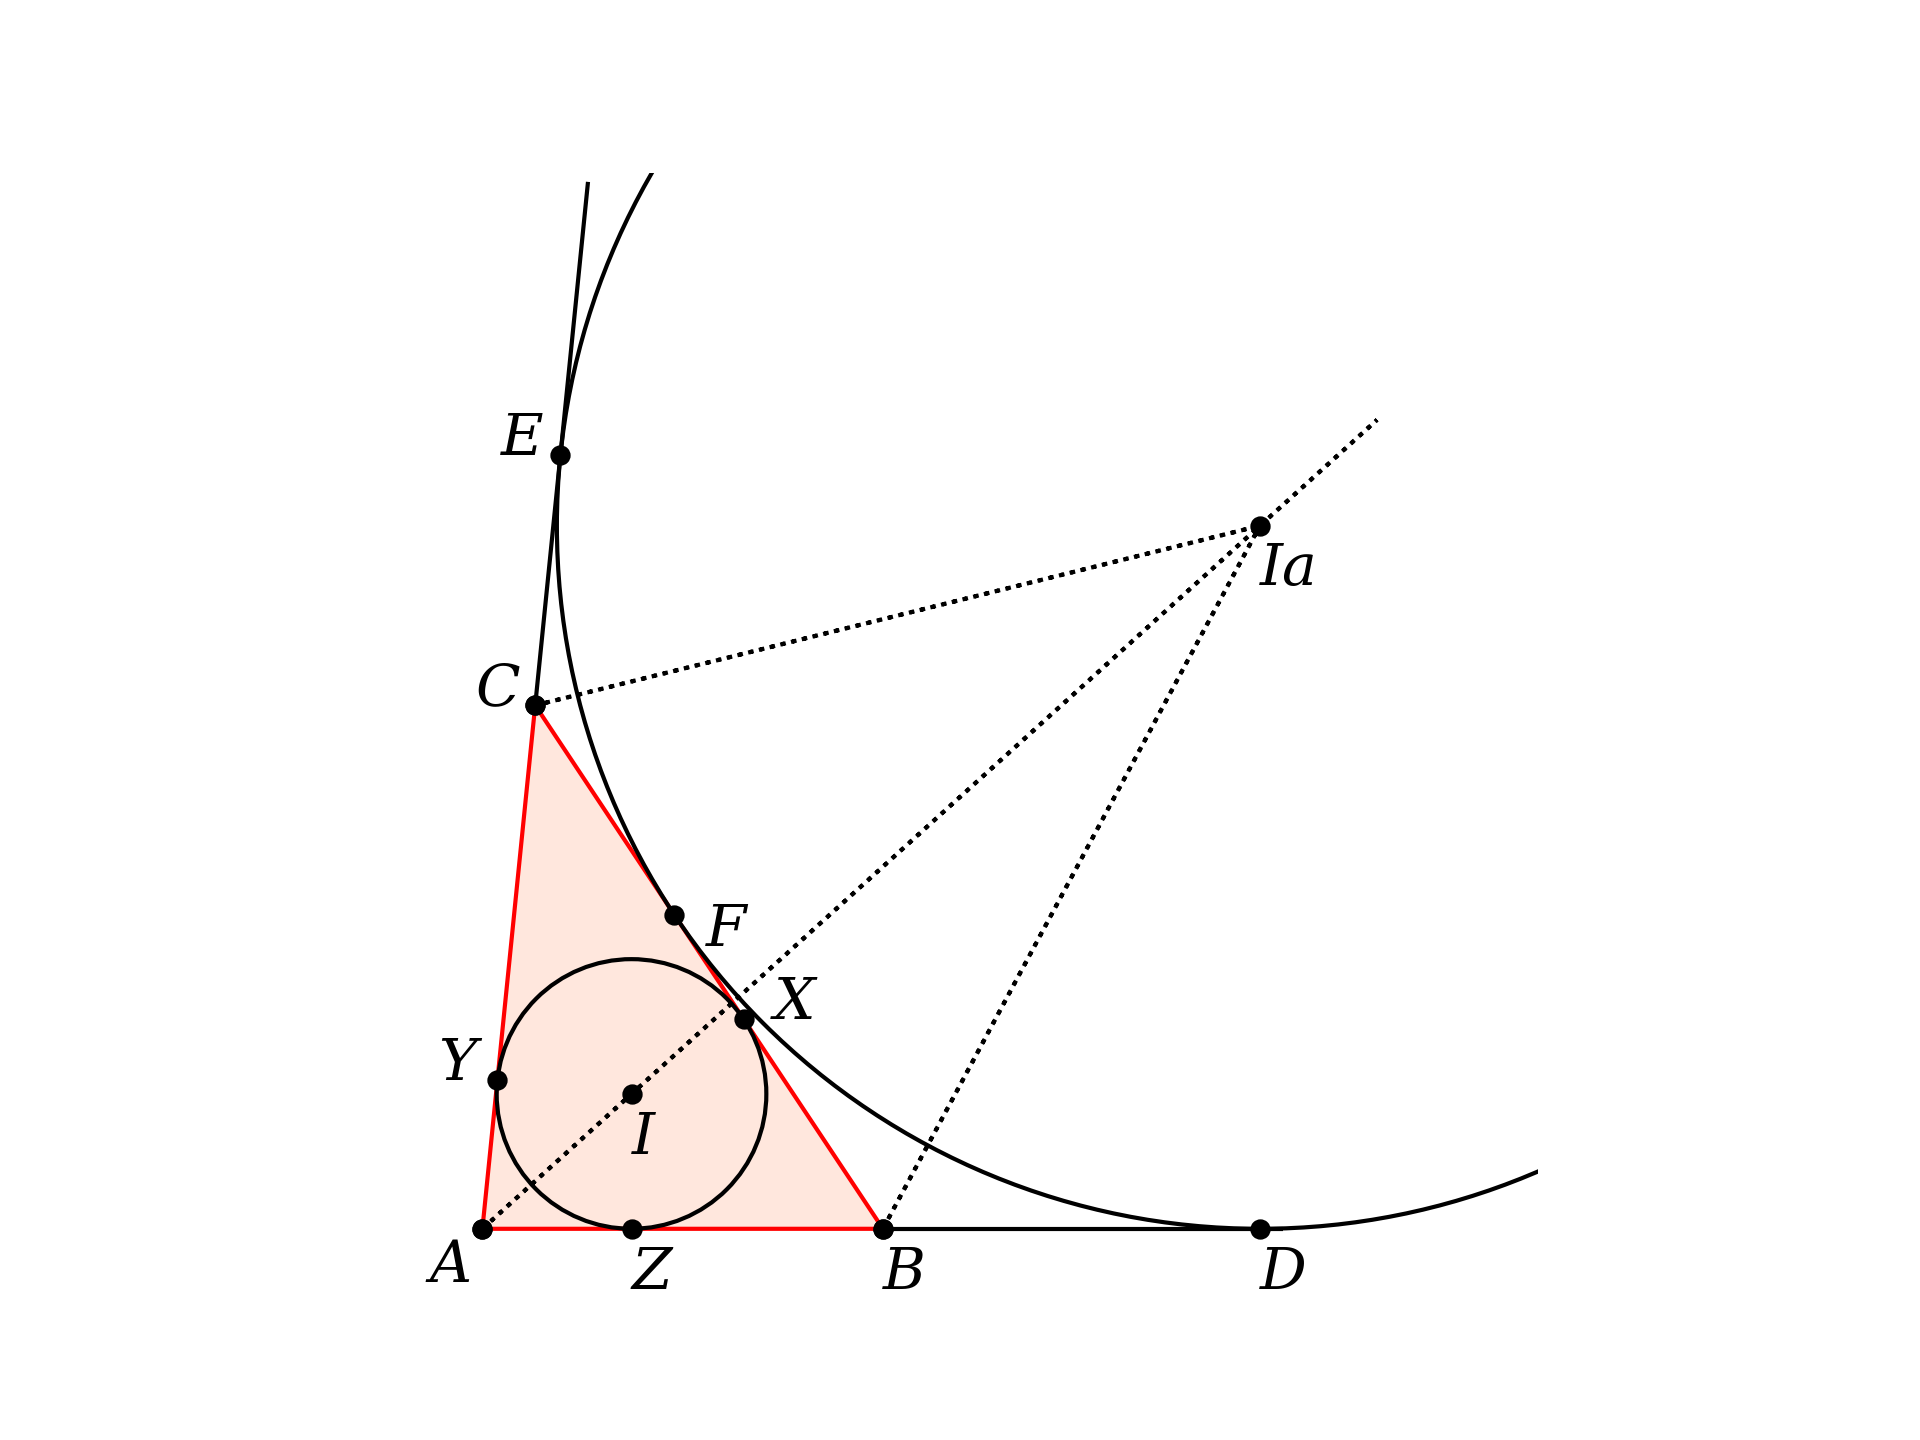

The Python source for this figure:
import matplotlib.pyplot as plt
import numpy as np
import geometry as geo

fig, ax = geo.init()
ax.set(xlim=(-10,200), ylim=(-10,200))

pL = geo.get_standard_triangle()
A,B,C = pL
B = geo.nudge(B,'W',10)
C = geo.nudge(C,'NW',5)
C = geo.nudge(C,'N',10)

geo.fill_polygon(ax,[A,B,C])
geo.outline_polygon(ax,[A,B,C],ec='red')
geo.scatter_points(ax,[A,B,C])

# ----------------------------------------

rD1 = geo.get_incenter_and_bisectors([A,B,C])
I = rD1['I']
X,Y,Z = rD1['X'], rD1['Y'], rD1['Z']
r = geo.get_length([I,X])

circle = plt.Circle((I.x,I.y), r, 
    fc='none',
    ec='k')
ax.add_patch(circle)

# ----------------------------------------

tmpD = geo.get_point_by_fractional_length([A,B],2.0)
tmpE = geo.get_point_by_fractional_length([A,C],2.0)

geo.draw_line_segments(ax,[[C,tmpE],[B,tmpD]])

tmpF = geo.get_point_by_fractional_length([A,I],6.0)
geo.draw_line_segments(ax,[[A,tmpF]],ls=':')


# find excircle center
M = geo.bisect_angle_Euclid(B,[C,tmpD])
Ia = geo.get_intersection_for_two_lines(
    [A,I],[B,M])
geo.draw_line_segments(ax,[[B,Ia]],ls=':')

N = geo.bisect_angle_Euclid(C,[B,tmpE])
Ia2 = geo.get_intersection_for_two_lines(
    [A,I],[C,N])
geo.draw_line_segments(ax,[[C,Ia2]],ls=':')

#just to confirm
# print(Ia,Ia2)
#147.263,133.156 147.263,133.156


# find where feet of perpendiculars lie on extensions
D = geo.get_point_perp_on_line_for_point(Ia,[A,B])
E = geo.get_point_perp_on_line_for_point(Ia,[A,C])
F = geo.get_point_perp_on_line_for_point(Ia,[B,C])
r2 = geo.get_length([Ia,F])

'''
print(
    r2,
    geo.get_length([Ia,D]),
    geo.get_length([Ia,E]) )
'''

# 133.15586082714518 133.15586082714518 133.15586082714515
    
circle = plt.Circle((Ia.x,Ia.y), r2, 
    fc='none',
    ec='k')
ax.add_patch(circle)


geo.label_points([('A',A,'SW',10),
                  ('B',B,'S',8),
                  ('C',C,'W',8),
                  ('D',D,'S',8),
                  ('E',E,'W',8),
                  ('F',F,'SE',6),
                  ('X',X,'E',4),
                  ('Y',Y,'W',8),
                  ('Z',Z,'S',8),
                  ('I',I,'N',5),
                  ('Ia',Ia,'S',8),
                  ])

# ----------------------------------------

'''
geo.fill_polygon(ax,[I,Z,B],fc='r',alpha=0.5)
geo.fill_polygon(ax,[Ia,B,D],fc='b',alpha=0.5)
geo.outline_polygon(ax,[A,B,C],ec='red')
'''

geo.scatter_points(ax,[A,B,C,I,Ia,D,E,F,X,Y,Z])

plt.gca().set_axis_off()
ofn = '/Users/telliott/Desktop/excircle.png'
plt.savefig(ofn, dpi=300)





